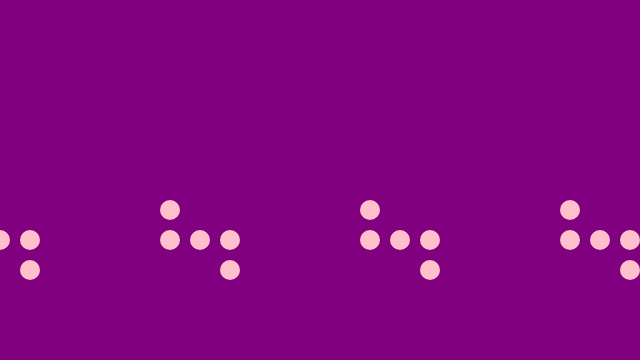
Frame 1 (no input)
Frame 60 (no input): identical to frame 1, image omitted
Frame 120 (the mouse pressed at the canvas centre since frame 60): identical to frame 1, image omitted

The p5.js sketch that drew this single still picture (run headless with seeded random() and noise() and a simulated clock; from frame 60 on, the mouse is pressed at the canvas centre):

// p5.js sketch
// ── sketch.js
/*
George Facey 
3/31/2020
*/

//loop repeats 
//for(let i = 0; i < 5; i++){
//	console.log ('i', i);
//}

function setup() {
	createCanvas(640, 360);

	noStroke();
}
function draw(){
	background('purple');

	for (let x = 0; x <= width; x += 200){
		
		
		

		fill('pink');
		ellipse(x, 240, 20);

		ellipse(x + 30, 240 + 30, 20);
		ellipse(x - 30, 240 - 30, 20);
		ellipse(x - 30, 240, 20);
		ellipse(x + 30, 240, 20);

	}

	
}
